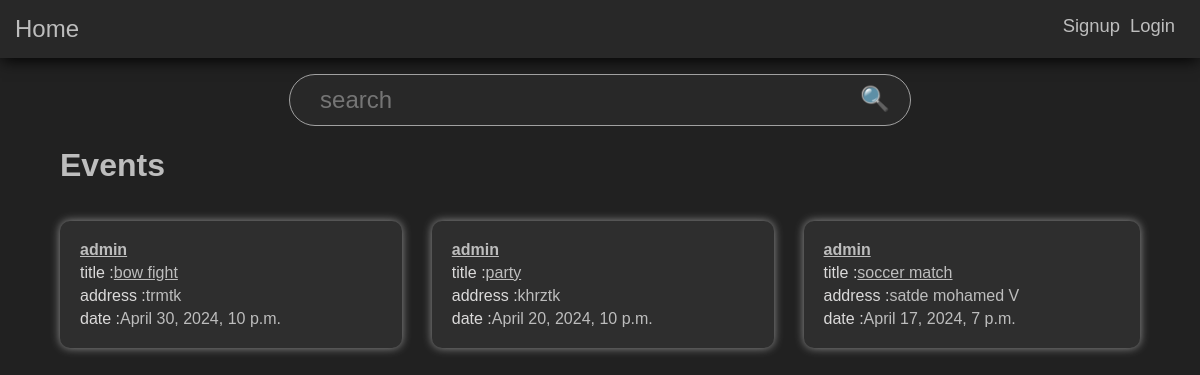
Before: / with the older database file.
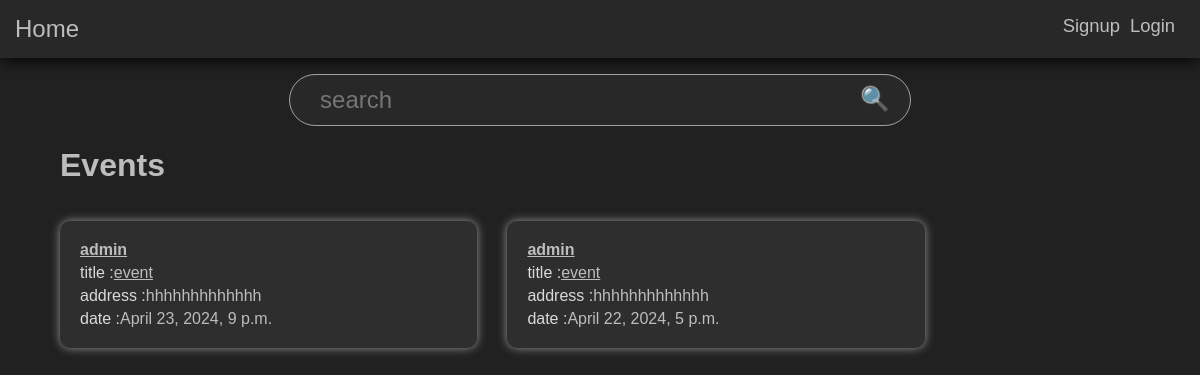
After: the same page with the newer database file.
### main/models.py (models this page shows, shortened)
class Event(models.Model):
    title = models.CharField(max_length = 128)
    description = models.TextField()
    address = models.TextField()
    created_at = models.DateTimeField(auto_now_add=True)
    start_at = models.DateTimeField()
    type = models.CharField(max_length=32)
    user = models.ForeignKey(User,on_delete = models.CASCADE,related_name="events")
    selling = models.BooleanField(default=False)

class User(AbstractUser):
    pass

### main/views.py (the view)
# urls.py: path("",views.index,name="index"),
def index(request,):
    return render(request,"index.html",{"events":Event.objects.all().order_by("-created_at")})

### main/templates/index.html (shortened to what this page needs)
{% extends 'layout.html' %}
{% block body %}
<center>
<form action="/result" method="get">
<div id="search-div"><input type="text" name="s" id="search-bar" placeholder="search"><input type="submit" value="🔍" id="search-emoji"></div>
</form>
</center>
<h1 style="margin-left: 5%;">Events</h1>
<div id="events-container">
{% for event in  events %}
    <div class="event">
        <b class="ticket-title"><a href="/Profile/{{event.user.username}}" style="color: rgb(189, 189, 189);">{{event.user.username}}</a></b>
        <span class="ticket-info">
            <span class="ticket-label">title :</span><span class="ticket-value"><a href="/event/{{event.id}}" style="color: rgb(189, 189, 189);">{{event.title}}</a></span>
        </span>
        <span class="ticket-info">
        <span class="ticket-label">address :</span><span class="ticket-value">{{event.address}}</span>
        </span>
        <span class="ticket-info">
            <span class="ticket-label">date :</span><span class="ticket-value">{{event.start_at}}</span>
        </span>
    </div>
{% endfor %}
</div>
{% endblock %}

### main/templates/layout.html (shortened to what this page needs)
{% load static %}
<!DOCTYPE html>
<html>
    <head>
    </head>
    <link rel="stylesheet" href="{% static 'style.css' %}">
    <body>
        <div class="nav-bar">
            <a href="/" class="nav-link-main">Home</a>
            {% if user.is_authenticated %}
            <a href="/logout" class="nav-link-right">Logout</a>
            <a href="/Profile/{{request.user.username}}" class="nav-link-right">Profile</a>
            {% else %}
            <a href="/login" class="nav-link-right">Login</a>
            <a href="/register" class="nav-link-right">Signup</a>
            {% endif %}
        </div>
        {% block body %}
        {% endblock %}
    </body>
</html>

### main/static/style.css (style rules this page uses)
body { background-color: rgb(33,33,33); font-family:'Lucida Sans', 'Lucida Sans Regular', 'Lucida Grande', 'Lucida Sans Unicode', Geneva, Verdana, sans-serif; color: rgb(189, 189, 189); margin: 0px; margin-bottom: 50px; }
.nav-bar { background-color: rgb(40,40,40); padding: 15px; box-shadow: 0 4px 15px -2px rgb(0, 0, 0); }
.nav-bar .nav-link-main { text-decoration: none; color: rgb(189, 189, 189); margin-right: 10px; font-size: 1.5em; font-weight: 400; }
.nav-bar .nav-link-right { float: right; text-decoration: none; color: rgb(189, 189, 189); margin-right: 10px; font-size: 1.15em; font-weight: 450; }
.ticket-label { color: rgb(219, 218, 218); float: left; }
.ticket-info { display: block; margin-top: 5px; }
#events-container { display: grid; grid-template-columns: auto auto auto; column-gap: 30px; row-gap: 30px; margin-left: 5%; margin-right: 5%; }
#search-bar { font-size: 1.5em; width: 530px; background-color: rgb(40,40,40); color: rgb(189, 189, 189); border:none; outline: none; }
#search-div { margin-top: 1em; padding: 10px 20px; border: 1px solid #a1a1a1; width: 580px; border-radius: 2em; background-color: rgb(40,40,40); }
#search-emoji { font-size: 1.5em; float: right; padding: 0px; background-color: rgb(40,40,40); outline: none; border: none; cursor: pointer; }
#events-container .event { background-color: rgb(46,46,46); padding:20px; border-radius: 10px; box-shadow: 0px 0px 10px rgb(148, 148, 148); margin-top: 15px; }

Changed rows visible on the page:
removed Event: user.username "admin", title "bow fight", address "trmtk", start_at "April 30, 2024, 10 p.m."
removed Event: user.username "admin", title "party", address "khrztk", start_at "April 20, 2024, 10 p.m."
removed Event: user.username "admin", title "soccer match", address "satde mohamed V", start_at "April 17, 2024, 7 p.m."
added Event: user.username "admin", title "event", address "hhhhhhhhhhhhh", start_at "April 23, 2024, 9 p.m."
added Event: user.username "admin", title "event", address "hhhhhhhhhhhhh", start_at "April 22, 2024, 5 p.m."
